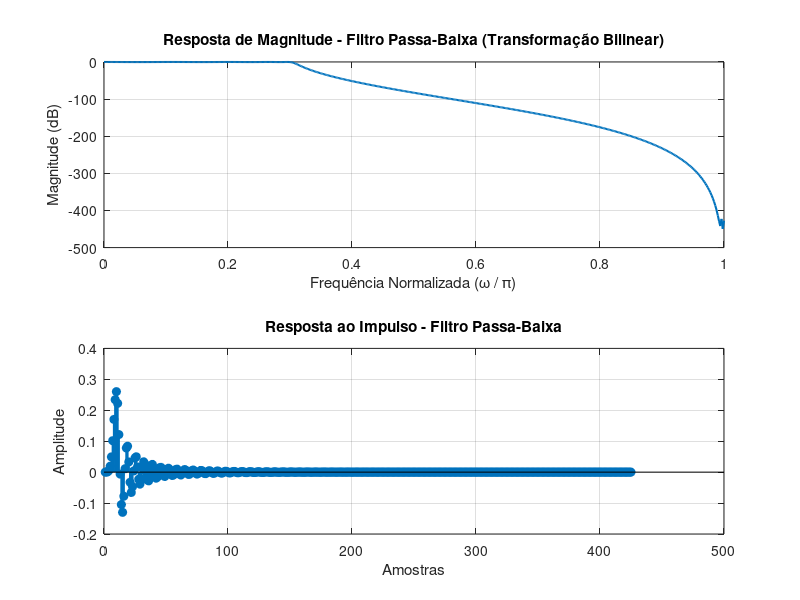

Write the MATLAB code that produced this figure.
pkg load signal

% Condições do filtro
Omega_p = 0.3 * pi; % Frequência de borda da banda passante
Omega_s = 0.4 * pi; % Frequência de borda da banda de parada
Rp = 0.25;          % Ondulação máxima na banda passante (dB)
As = 50;            % Atenuação mínima na banda de parada (dB)

% Conversão para frequências normalizadas no domínio digital
Wp = Omega_p / pi; % Normalizar pela frequência de Nyquist
Ws = Omega_s / pi;

% Cálculo da ordem e frequência de corte do filtro digital Chebyshev-I
[n, Wn] = cheb1ord(Wp, Ws, Rp, As); % Ordem e frequência de corte
fprintf('Ordem do filtro: %d\n', n);

% Projeto do filtro digital Chebyshev-I
[b_d, a_d] = cheby1(n, Rp, Wn, 'low');

% Análise da resposta em frequência
[H, omega] = freqz(b_d, a_d, linspace(0, pi, 500)); % Frequência normalizada
magnitude_dB = 20 * log10(abs(H)); % Magnitude em dB

% Resposta ao impulso
impulse_response = impz(b_d, a_d);

% Plotagem dos resultados
figure;

% Resposta em frequência
subplot(2, 1, 1);
plot(omega / pi, magnitude_dB, 'LineWidth', 1.5);
xlabel('Frequência Normalizada (\omega / \pi)');
ylabel('Magnitude (dB)');
title('Resposta de Magnitude - Filtro Passa-Baixa (Transformação Bilinear)');
grid on;

% Resposta ao impulso
subplot(2, 1, 2);
stem(impulse_response, 'filled', 'LineWidth', 1.5);
xlabel('Amostras');
ylabel('Amplitude');
title('Resposta ao Impulso - Filtro Passa-Baixa');
grid on;
% pause(10);
print("trab4/3-a)png", "-dpng");
